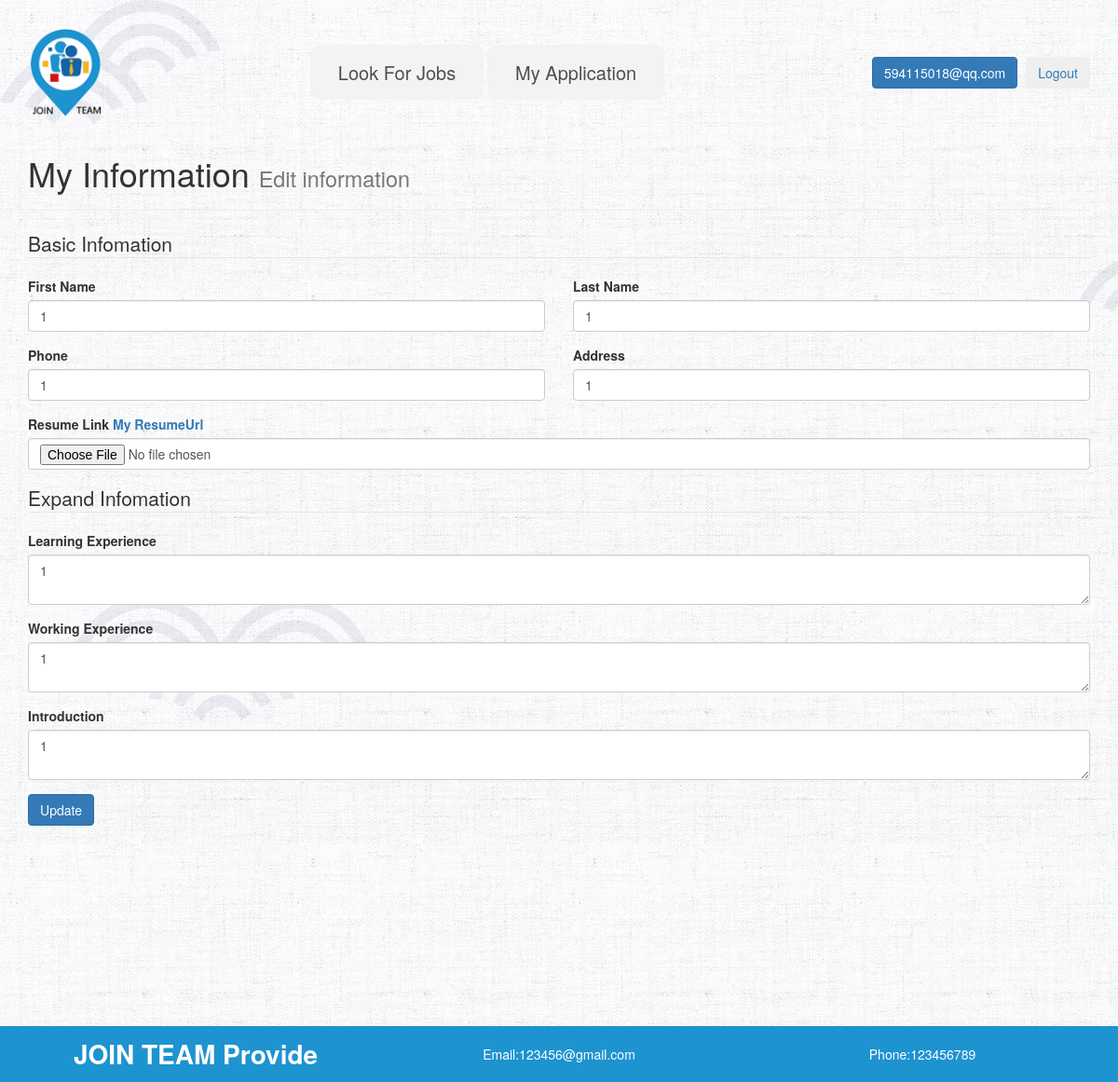
Screenshot of /employeeInfo.php (signed in) with the database file from the repository.
### tables this page shows
CREATE TABLE `employee` (
  `id` int(11) NOT NULL AUTO_INCREMENT,
  `email` varchar(255) DEFAULT NULL,
  `password` varchar(255) DEFAULT NULL,
  `firstname` varchar(255) DEFAULT NULL,
  `lastname` varchar(255) DEFAULT NULL,
  `introduction` text,
  `learnExperience` text,
  `workExperience` text,
  `resumeUrl` varchar(255) DEFAULT NULL,
  `phone` varchar(255) DEFAULT NULL,
  `address` varchar(255) DEFAULT NULL,
  PRIMARY KEY (`id`)
);

### service.php (called while the page is built, shortened)
<?php
    function selectMethod($sql,$db){
        $query = mysqli_query($db,$sql);
        $result = mysqli_fetch_all($query,1);
        return $result;
    }
?>

### employeeInfo.php (the view, shortened to what this page needs)
<?php
require_once "./service.php";
?>
<?php
$email = $_SESSION['email'];
$sql = "select * from employee where email = '$email'";
$result = selectMethod($sql, $db);
?>
<?php require_once "./header.php"; ?>
<?php require_once "./nav.php"; ?>
<div class="page-header">
  <h1>My Information <small>Edit information</small></h1>
</div>
<fieldset>
    <legend>Basic Infomation</legend>
    <form action="" method="POST" enctype="multipart/form-data">
        <div class="row">
            <div class="col-md-6">
                <div class="form-group">
                    <label for="">First Name</label>
                    <input type="text" class="form-control" value="<?php echo $result[0]['firstname'] ?>" required placeholder="First Name" name="firstname">
                </div>
            </div>
            <div class="col-md-6">
                <div class="form-group">
                    <label for="">Last Name</label>
                    <input type="text" class="form-control" value="<?php echo $result[0]['lastname'] ?>" required placeholder="Last Name" name="lastname">
                </div>
            </div>
        </div>
        <div class="row">
            <div class="col-md-6">
                <div class="form-group">
                    <label for="">Phone</label>
                    <input type="text" class="form-control" value="<?php echo $result[0]['phone'] ?>" required placeholder="Company Phone" name="phone">
                </div>
            </div>
            <div class="col-md-6">
                <div class="form-group">
                    <label for="">Address</label>
                    <input type="text" class="form-control" value="<?php echo $result[0]['address'] ?>" placeholder="Address" name="address">
                </div>
            </div>
        </div>
        <div class="row">
            <div class="col-md-12">
                <div class="form-group">
                    <label for="">Resume Link <?php
                    if ($result[0]['resumeUrl'] != "") {
                        $resumeUrl = $result[0]['resumeUrl'];
                        echo "<a href='./resume/" . $resumeUrl . "'>My ResumeUrl</a>";
                    }
                    ?></label>
                    <input type="file" class="form-control" placeholder="ResumeUrl Link" name="file">
                </div>
            </div>
        </div>
        <fieldset>
            <legend>Expand Infomation</legend>
            <div class="form-group">
                <label for="">Learning Experience</label>
                <textarea type="text" class="form-control" value="" placeholder="Learning Experience" name="learnExperience"><?php echo $result[0]['learnExperience'] ?></textarea>
            </div>
            <div class="form-group">
                <label for="">Working Experience</label>
                <textarea type="text" class="form-control" value="" placeholder="Working Experience" name="workExperience"><?php echo $result[0]['workExperience'] ?></textarea>
            </div>
            <div class="form-group">
                <label for="">Introduction</label>
                <textarea type="text" class="form-control" value="" placeholder="Introduction" name="introduction"><?php echo $result[0]['introduction'] ?></textarea>
            </div>
        </fieldset>
        <div class="form-group">
            <button class="btn btn-primary" name="update">Update</button>
        </div>
    </form>
</fieldset>
<?php
require_once "footer.php";
?>

### rows the page displays
employee: firstname "1", lastname "1", phone "1", address "1", learnExperience "1", workExperience "1", introduction "1"

### other values shown
$email "594115018@qq.com"
